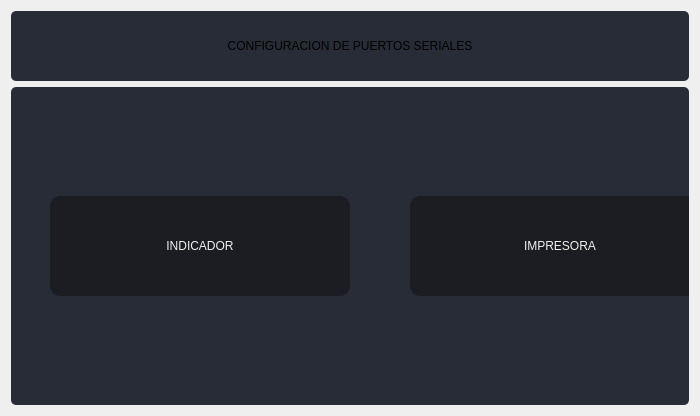
                  <widget class="QWidget" name="page_puertos">
                   <layout class="QVBoxLayout" name="verticalLayout_30">
                    <item>
                     <widget class="QFrame" name="frame_12">
                      <property name="minimumSize">
                       <size>
                        <width>0</width>
                        <height>70</height>
                       </size>
                      </property>
                      <property name="maximumSize">
                       <size>
                        <width>16777215</width>
                        <height>70</height>
                       </size>
                      </property>
                      <property name="styleSheet">
                       <string notr="true">background-color: rgb(39, 44, 54);
border-radius: 5px;</string>
                      </property>
                      <property name="frameShape">
                       <enum>QFrame::StyledPanel</enum>
                      </property>
                      <property name="frameShadow">
                       <enum>QFrame::Raised</enum>
                      </property>
                      <layout class="QVBoxLayout" name="verticalLayout_32">
                       <item>
                        <layout class="QVBoxLayout" name="verticalLayout_31">
                         <item>
                          <widget class="QLabel" name="label_12">
                           <property name="minimumSize">
                            <size>
                             <width>0</width>
                             <height>0</height>
                            </size>
                           </property>
                           <property name="maximumSize">
                            <size>
                             <width>16777215</width>
                             <height>16777215</height>
                            </size>
                           </property>
                           <property name="styleSheet">
                            <string notr="true">font: 75 20pt &quot;MS Shell Dlg 2&quot;;</string>
                           </property>
                           <property name="text">
                            <string>CONFIGURACION DE PUERTOS SERIALES</string>
                           </property>
                           <property name="alignment">
                            <set>Qt::AlignCenter</set>
                           </property>
                          </widget>
                         </item>
                        </layout>
                       </item>
                      </layout>
                     </widget>
                    </item>
                    <item>
                     <widget class="QFrame" name="frame_13">
                      <property name="styleSheet">
                       <string notr="true">background-color: rgb(39, 44, 54);
border-radius: 5px;</string>
                      </property>
                      <property name="frameShape">
                       <enum>QFrame::StyledPanel</enum>
                      </property>
                      <property name="frameShadow">
                       <enum>QFrame::Raised</enum>
                      </property>
                      <layout class="QHBoxLayout" name="horizontalLayout_15">
                       <item>
                        <layout class="QFormLayout" name="formLayout_5">
                         <property name="fieldGrowthPolicy">
                          <enum>QFormLayout::FieldsStayAtSizeHint</enum>
                         </property>
                         <property name="labelAlignment">
                          <set>Qt::AlignCenter</set>
                         </property>
                         <property name="formAlignment">
                          <set>Qt::AlignHCenter|Qt::AlignTop</set>
                         </property>
                         <property name="horizontalSpacing">
                          <number>60</number>
                         </property>
                         <property name="verticalSpacing">
                          <number>60</number>
                         </property>
                         <item row="1" column="0">
                          <widget class="QPushButton" name="btn_serialindicador">
                           <property name="minimumSize">
                            <size>
                             <width>300</width>
                             <height>100</height>
                            </size>
                           </property>
                           <property name="maximumSize">
                            <size>
                             <width>300</width>
                             <height>100</height>
                            </size>
                           </property>
                           <property name="styleSheet">
                            <string notr="true">QPushButton {
	border-color: rgb(27, 29, 35);
	font: 75 16pt &quot;MS Shell Dlg 2&quot;;
	color: rgb(240, 240, 240);
	background-color: rgb(27, 29, 35);
	border: 0px solid;
	border-radius: 10px;	
}
QPushButton:hover {
	background-color:rgb(44, 49, 60);
	border-color: rgb(27, 29, 35);
	border: 2px solid;
}</string>
                           </property>
                           <property name="text">
                            <string>INDICADOR</string>
                           </property>
                           <property name="icon">
                            <iconset resource="files.qrc">
                             <normaloff>:/80x80/icons/80x80/ct-indicador.png</normaloff>:/80x80/icons/80x80/ct-indicador.png</iconset>
                           </property>
                           <property name="iconSize">
                            <size>
                             <width>80</width>
                             <height>80</height>
                            </size>
                           </property>
                          </widget>
                         </item>
                         <item row="1" column="1">
                          <widget class="QPushButton" name="btn_serialimpresora">
                           <property name="minimumSize">
                            <size>
                             <width>300</width>
                             <height>100</height>
                            </size>
                           </property>
                           <property name="maximumSize">
                            <size>
                             <width>300</width>
                             <height>100</height>
                            </size>
                           </property>
                           <property name="styleSheet">
                            <string notr="true">QPushButton {
	border-color: rgb(27, 29, 35);
	font: 75 16pt &quot;MS Shell Dlg 2&quot;;
	color: rgb(240, 240, 240);
	background-color: rgb(27, 29, 35);
	border: 0px solid;
	border-radius: 10px;	
}
QPushButton:hover {
	background-color:rgb(44, 49, 60);
	border-color: rgb(27, 29, 35);
	border: 2px solid;
}</string>
                           </property>
                           <property name="text">
                            <string>IMPRESORA</string>
                           </property>
                           <property name="icon">
                            <iconset resource="files.qrc">
                             <normaloff>:/80x80/icons/80x80/ct-impresora.png</normaloff>:/80x80/icons/80x80/ct-impresora.png</iconset>
                           </property>
                           <property name="iconSize">
                            <size>
                             <width>80</width>
                             <height>80</height>
                            </size>
                           </property>
                          </widget>
                         </item>
                         <item row="0" column="0">
                          <spacer name="verticalSpacer_5">
                           <property name="orientation">
                            <enum>Qt::Vertical</enum>
                           </property>
                           <property name="sizeHint" stdset="0">
                            <size>
                             <width>20</width>
                             <height>40</height>
                            </size>
                           </property>
                          </spacer>
                         </item>
                         <item row="2" column="0">
                          <spacer name="verticalSpacer_6">
                           <property name="orientation">
                            <enum>Qt::Vertical</enum>
                           </property>
                           <property name="sizeHint" stdset="0">
                            <size>
                             <width>20</width>
                             <height>40</height>
                            </size>
                           </property>
                          </spacer>
                         </item>
                        </layout>
                       </item>
                      </layout>
                     </widget>
                    </item>
                   </layout>
                  </widget>
